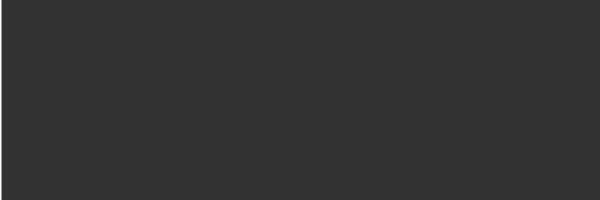
Frame 1 (no input)
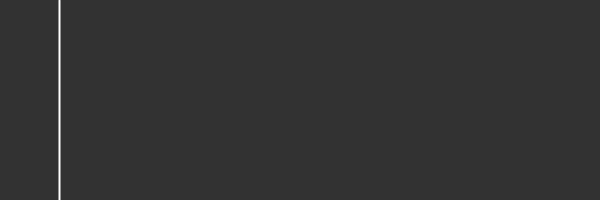
Frame 60 (the mouse pressed at the canvas centre just before this capture)
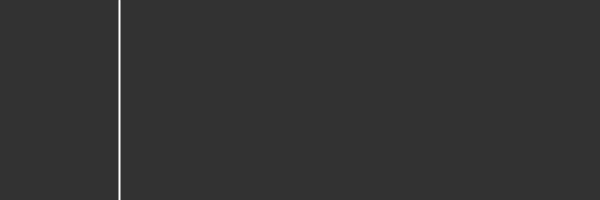
Frame 120 (the mouse held since frame 60 and released just before this capture)

The Processing sketch that drew these frames (run headless with seeded random() and noise(); from frame 60 on, the mouse is pressed at the canvas centre):

// Processing sketch: listing_2_2
// ── listing_2_2.pde
// Processing for Android: 
// Create Mobile, Sensor-Aware, and VR Applications Using Processing
// Andres Colubri
// https://andrescolubri.net/processing-for-android-book

int x = 0;

void setup() {
  size(600, 200); 
  strokeWeight(2);
  stroke(255);  
}

void draw() {
  background(50);
  line(x, 0, x, height);
  x = (x + 1) % width; 
}

void keyPressed() {
  if (looping) { 
    noLoop();
  } else { 
    loop();
  }
}
